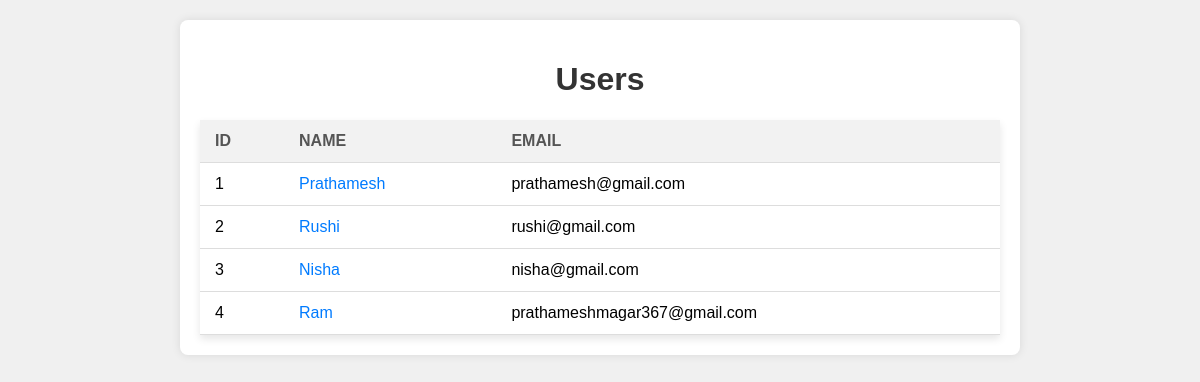
/users/, run on the app's committed database.
### Users/models.py (models this page shows, shortened)
class ServiceUser(models.Model):
    name = models.CharField(max_length=150)
    email = models.EmailField(max_length=254, unique=True)
    age = models.IntegerField(validators=[MinValueValidator(1), MaxValueValidator(100)])
    class Gender(models.TextChoices):
        MALE = "M", "Male"
        FEMALE = "F", "Female"
        OTHER = "O", "Other"
    gender = models.CharField(max_length=1, choices=Gender.choices)

### Users/views.py (the view)
# urls.py: path('users/', UserListView.as_view(), name='user_list'),
class UserListView(ListView):
    model = ServiceUser
    template_name = 'Users/serviceuser_list.html'

### Users/templates/Users/serviceuser_list.html (shortened to what this page needs)
<!DOCTYPE html>
<html lang="en">
<head>
</head>
<body>
<div class="container">
    <h1>Users</h1>
    <table>
        <thead>
            <tr>
                <th>ID</th>
                <th>Name</th>
                <th>Email</th>
            </tr>
        </thead>
        <tbody>
            {% for user in object_list %}
                <tr>
                    <td>{{ user.id }}</td>
                    <td><a href="{% url 'user_detail' user.id %}">{{ user.name }}</a></td>
                    <td>{{ user.email }}</td>
                </tr>
            {% endfor %}
        </tbody>
    </table>
</div>
</body>
</html>

### Users/templates/Users/serviceuser_list.html (style rules this page uses)
body { font-family: Arial, sans-serif; background-color: #f0f0f0; margin: 0; padding: 0; }
.container { max-width: 800px; margin: 20px auto; background-color: #fff; padding: 20px; border-radius: 8px; box-shadow: 0 0 10px rgba(0,0,0,0.1); }
h1 { text-align: center; color: #333; }
table { width: 100%; border-collapse: collapse; margin-top: 20px; box-shadow: 0 4px 8px rgba(0,0,0,0.1); }
th, td { padding: 12px 15px; text-align: left; border-bottom: 1px solid #ddd; }
th { background-color: #f2f2f2; color: #555; font-weight: bold; text-transform: uppercase; }
a { text-decoration: none; color: #007bff; }

### data on the page
ServiceUser: id "1", name "Prathamesh", email "prathamesh@gmail.com"
ServiceUser: id "2", name "Rushi", email "rushi@gmail.com"
ServiceUser: id "3", name "Nisha", email "nisha@gmail.com"
ServiceUser: id "4", name "Ram", email "prathameshmagar367@gmail.com"
